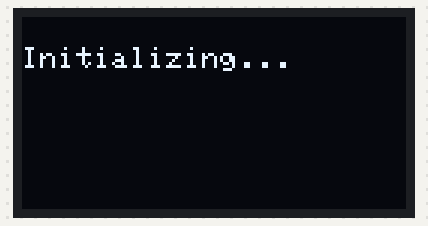
A sketch run on a simulated Arduino Uno, built with avr-gcc and run on an emulated ATmega328P. On the bench: 128×64 one-colour display. Random numbers use the default seed unless the sketch sets one.

Above: at 0.1 s.
At 2.1 s:
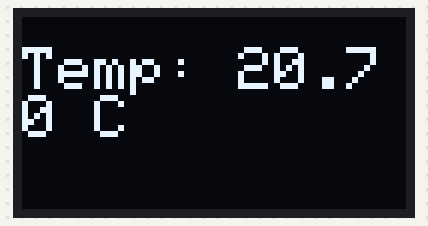
At 10.4 s:
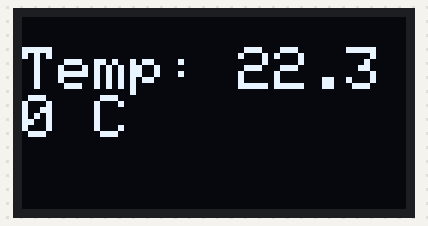
At 19.6 s:
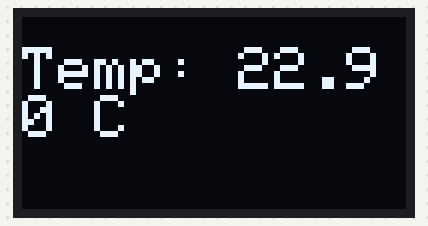
At 28.9 s:
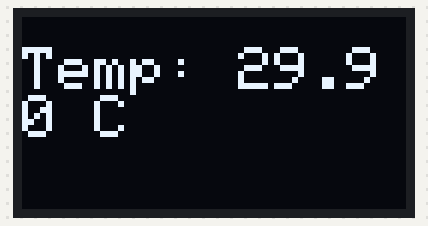
At 38.1 s:
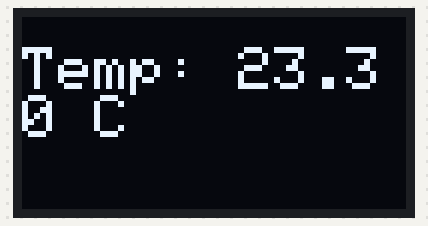

The sketch:

tempereature_detection_using_oled.ino
```cpp
#include <Wire.h>
#include <Adafruit_GFX.h>
#include <Adafruit_SSD1306.h>

#define SCREEN_WIDTH 128
#define SCREEN_HEIGHT 64

#define OLED_RESET    -1
Adafruit_SSD1306 display(SCREEN_WIDTH, SCREEN_HEIGHT, &Wire, OLED_RESET);

void setup() {

  Serial.begin(115200);

  if(!display.begin(SSD1306_SWITCHCAPVCC, 0x3C)) {
    Serial.println(F("SSD1306 allocation failed"));
    for(;;);
  }

  display.clearDisplay();
  display.setTextSize(1);
  display.setTextColor(SSD1306_WHITE);
  display.setCursor(0, 10);
  display.println(F("Initializing..."));
  display.display();
  delay(2000);
}

void loop() {
  display.clearDisplay();
  float temperature = 25.0 + random(-50, 50) / 10.0;
  display.setTextSize(2);
  display.setTextColor(SSD1306_WHITE);
  display.setCursor(0, 10);
  display.print("Temp: ");
  display.print(temperature);
  display.println(" C");

  display.display();
  delay(1000);
}
```

Measured:
- what the display in image 1 shows lasts 1.0 s, from 2.1 s to 3.1 s
